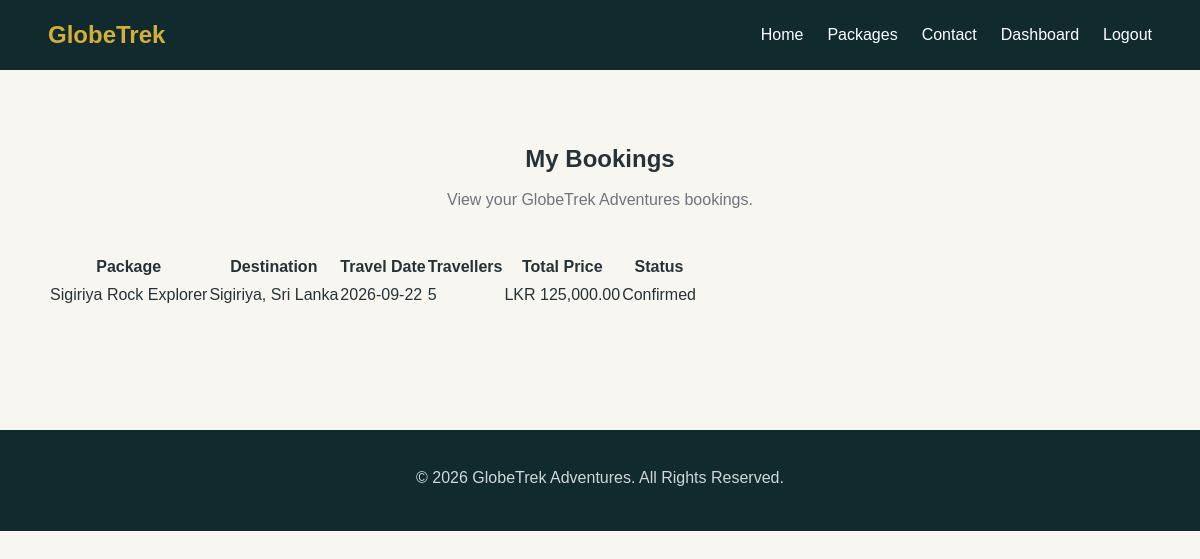
Page /globetrek/customer/my-bookings.php (signed in) on the committed database.
### tables this page shows
CREATE TABLE `bookings` (
  `id` int(11) NOT NULL,
  `user_id` int(11) NOT NULL,
  `package_id` int(11) NOT NULL,
  `travel_date` date NOT NULL,
  `travelers` int(11) NOT NULL,
  `total_price` decimal(10,2) NOT NULL,
  `status` enum('pending','confirmed','cancelled') DEFAULT 'pending',
  `created_at` timestamp NOT NULL DEFAULT current_timestamp()
);

CREATE TABLE `packages` (
  `id` int(11) NOT NULL,
  `title` varchar(150) NOT NULL,
  `destination` varchar(100) NOT NULL,
  `description` text NOT NULL,
  `price` decimal(10,2) NOT NULL,
  `duration` varchar(50) NOT NULL,
  `image` varchar(255) DEFAULT NULL,
  `created_by` int(11) DEFAULT NULL,
  `created_at` timestamp NOT NULL DEFAULT current_timestamp()
);

### globetrek/customer/my-bookings.php (the view, shortened to what this page needs)
<?php
require_once "../config/database.php";
$user_id = $_SESSION['user_id'];
$stmt = $pdo->prepare("
    SELECT
        bookings.id,
        packages.title,
        packages.destination,
        bookings.travel_date,
        bookings.travelers,
        bookings.total_price,
        bookings.status,
        bookings.created_at
    FROM bookings
    INNER JOIN packages
        ON bookings.package_id = packages.id
    WHERE bookings.user_id = ?
    ORDER BY bookings.created_at DESC
");
$stmt->execute([$user_id]);
$bookings = $stmt->fetchAll(PDO::FETCH_ASSOC);
?>
<!DOCTYPE html>
<html lang="en">
<head>
    <link rel="stylesheet" href="../css/style.css">
</head>
<body>
<nav class="navbar">
    <div class="container navbar-content">
        <a href="../index.php" class="logo">
            GlobeTrek
        </a>
        <ul class="nav-links">
            <li>
                <a href="../index.php">Home</a>
            </li>
            <li>
                <a href="../packages.php">Packages</a>
            </li>
            <li>
                <a href="../contact.php">Contact</a>
            </li>
            <li>
                <a href="dashboard.php">Dashboard</a>
            </li>
            <li>
                <a href="../logout.php">Logout</a>
            </li>
        </ul>
    </div>
</nav>
<section class="section">
    <div class="container">
        <div class="section-title">
            <h1>My Bookings</h1>
            <p>
                View your GlobeTrek Adventures bookings.
            </p>
        </div>
        <?php if (count($bookings) > 0): ?>
            <div class="table-container">
                <table class="booking-table">
                    <thead>
                        <tr>
                            <th>Package</th>
                            <th>Destination</th>
                            <th>Travel Date</th>
                            <th>Travellers</th>
                            <th>Total Price</th>
                            <th>Status</th>
                        </tr>
                    </thead>
                    <tbody>
                        <?php foreach ($bookings as $booking): ?>
                            <?php
                            $status = strtolower(
                                trim($booking['status'] ?? 'pending')
                            );
                            if ($status === 'confirmed') {
                                $status_text = 'Confirmed';
                            } elseif ($status === 'cancelled') {
                                $status_text = 'Cancelled';
                            } else {
                                $status_text = 'Pending';
                            }
                            ?>
                            <tr>
                                <td>
                                    <?php
                                    echo htmlspecialchars(
                                        $booking['title']
                                    );
                                    ?>
                                </td>
                                <td>
                                    <?php
                                    echo htmlspecialchars(
                                        $booking['destination']
                                    );
                                    ?>
                                </td>
                                <td>
                                    <?php
                                    echo htmlspecialchars(
                                        $booking['travel_date']
                                    );
                                    ?>
                                </td>
                                <td>
                                    <?php
                                    echo htmlspecialchars(
                                        $booking['travelers']
                                    );
                                    ?>
                                </td>
                                <td>
                                    LKR
                                    <?php
                                    echo number_format(
                                        $booking['total_price'],
                                        2
                                    );
                                    ?>
                                </td>
                                <td>
                                    <?php
                                    echo htmlspecialchars(
                                        $status_text
                                    );
                                    ?>
                                </td>
                            </tr>
                        <?php endforeach; ?>
                    </tbody>
                </table>
            </div>
        <?php endif; ?>
    </div>
</section>
<footer class="footer">
    <div class="container">
        <p>
            &copy;
            <?php echo date("Y"); ?>
            GlobeTrek Adventures.
            All Rights Reserved.
        </p>
    </div>
</footer>
</body>
</html>

### globetrek/css/style.css (style rules this page uses)
:root { --primary: #006d77; --primary-dark: #004f55; --secondary: #d4af37; --dark: #102a2e; --light: #f8f6f0; --white: #ffffff; --text: #263238; --muted: #6c757d; --border: #e0e0e0; --success: #2e7d32; --danger: #c62828; }
* { margin: 0; padding: 0; box-sizing: border-box; }
html { scroll-behavior: smooth; }
body { font-family: Arial, Helvetica, sans-serif; background: var(--light); color: var(--text); line-height: 1.6; }
a { text-decoration: none; color: inherit; }
.container { width: min(1120px, 92%); margin: 0 auto; }
.navbar { background: var(--dark); color: var(--white); padding: 16px 0; position: sticky; top: 0; z-index: 1000; }
.navbar-content { display: flex; justify-content: space-between; align-items: center; }
.logo { font-size: 24px; font-weight: bold; color: var(--secondary); }
.nav-links { display: flex; gap: 24px; list-style: none; }
.nav-links a { color: var(--white); transition: 0.3s; }
.section { padding: 70px 0; }
.section-title { text-align: center; margin-bottom: 40px; }
.section-title p { color: var(--muted); margin-top: 8px; }
.footer { background: var(--dark); color: var(--white); padding: 35px 0; margin-top: 50px; text-align: center; }
.footer p { color: #d0d7d9; margin-bottom: 6px; }

### rows in the picture
bookings: package.title "Sigiriya Rock Explorer", package.destination "Sigiriya, Sri Lanka", travel_date "2026-09-22", travelers "5", total_price "125,000.00", status "Confirmed"
